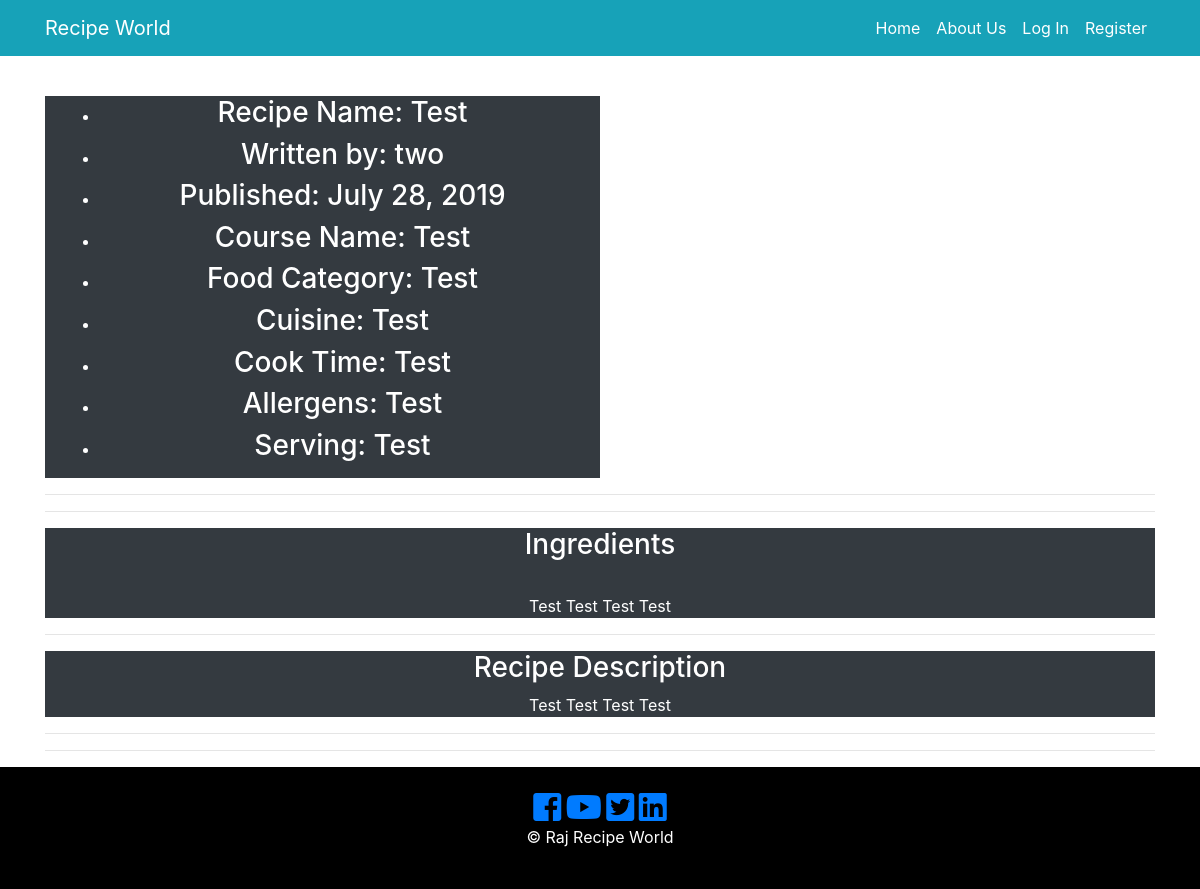
/2, run on the app's committed database.
### recipe_app/models.py (models this page shows, shortened)
class RecipePost(db.Model):
    users = db.relationship(User)
    id = db.Column(db.Integer, primary_key=True)
    user_id = db.Column(db.Integer, db.ForeignKey('users.id'), nullable=False)
    date = db.Column(db.DateTime, nullable=False, default=datetime.utcnow)
    recipe_image = db.Column(db.String(128), default=None, nullable=True)
    recipe_name = db.Column(db.String(164), nullable=False)
    course = db.Column(db.String(164), nullable=False)
    food_category = db.Column(db.String(164), nullable=False)
    cuisine = db.Column(db.String(164), nullable=False)
    prep_time = db.Column(db.String(164), nullable=False)
    cook_time = db.Column(db.String(164), nullable=False)
    allergens = db.Column(db.String(164), nullable=False)
    serving = db.Column(db.String(164), nullable=False)
    ingredients = db.Column(db.Text, nullable=False)
    recipe_description = db.Column(db.Text, nullable=False)

class User(db.Model, UserMixin):
     __tablename__ = 'users'
     id = db.Column(db.Integer, primary_key = True)
     picture = db.Column(db.String(128), default='default_profile.png', nullable=False)
     email = db.Column(db.String(64), unique=True, index=True)
     username = db.Column(db.String(64), unique=True, index=True)
     password_hash = db.Column(db.String(128))
     recipe = db.relationship('RecipePost', backref='author', lazy=True)

### recipe_app/users/views.py (the view)
@users.route("/<username>")
def user_recipies(username):
    page = request.args.get('page',1,type=int)
    user = User.query.filter_by(username=username).first_or_404()
    recipies_posted = RecipePost.query.filter_by(author=user).order_by(RecipePost.date.desc()).paginate(page=page,per_page=5)
    return render_template('user_recipe_posts.html', recipies_posted=recipies_posted, user=user)

### recipe_app/recipe_posts/views.py (called while the page is built)
@recipe_posts.route('/<int:recipe_post_id>')
def recipe_post(recipe_post_id):
    recipe_post = RecipePost.query.get_or_404(recipe_post_id)
    return render_template('recipe_post.html', recipe_name=recipe_post.recipe_name,
                            date=recipe_post.date, recipe=recipe_post
    )

### recipe_app/templates/recipe_post.html (shortened to what this page needs)
{% extends "base.html" %}
{% block content %}
  <section id="" class="text-center text-white">
    <div class="container">
      <div class="row">
        <div class="col-md-6 bg-dark">
          <ul class="">
              <li class="">
                  <h3> Recipe Name: {{ recipe.recipe_name }}</h3>
              </li>
              <li class="">
                <h3>Written by: {{recipe.author.username}}</h3>
              </li>
              <li class="">
                <h3>Published: {{recipe.date.strftime('%B %d, %Y') }}</h3>
              </li>
              <li class="">
                  <h3> Course Name: {{recipe.course}} </h3>
              </li>
              <li class="">
                <h3>Food Category: {{recipe.food_category}}</h3>
              </li>
              <li class="">
                <h3>Cuisine: {{ recipe.cuisine }}</h3>
              </li>
              <li class="">
                <h3> Cook Time: {{recipe.cook_time}}</h3>
              </li>
              <li class="">
                <h3> Allergens: {{ recipe.allergens }}</h3>
              </li>
              <li class="">
                <h3>Serving: {{ recipe.serving }}</h3>
              </li>
            </ul>
        </div>
        <div class="col-md-6">
              <div class="col-lg-5">
                  <div class="col-xs-12 col-sm-12 col-md-12 col-lg-12">
                    <div class="thumbnail">
                    </div>
                  </div>
              </div>
        </div>
      </div>
    </div>
</section>
<hr>
<hr>
  <div>
    <div class="container text-center text-white">
      <div class="row">
            <div class="col-md-12 bg-dark">
              <h3> Ingredients </h3>
              <br>
                <div>
                  {{recipe.ingredients}}
               </div>
            </div>
        </div>
      </div>
    </div>
<hr>
  <div>
    <div class="container text-center text-white">
      <div class="row">
            <div class="col-md-12 bg-dark">
              <h3> Recipe Description </h3> {{recipe.recipe_description}}
            </div>
        </div>
    </div>
  </div>
<hr>
 <hr>
{% endblock content %}

### data on the page
RecipePost: recipe_name "Test", date "July 28, 2019", course "Test", food_category "Test", cuisine "Test", cook_time "Test", allergens "Test", serving "Test", ingredients "Test Test Test Test", recipe_description "Test Test Test Test"
User: author.username "two"
